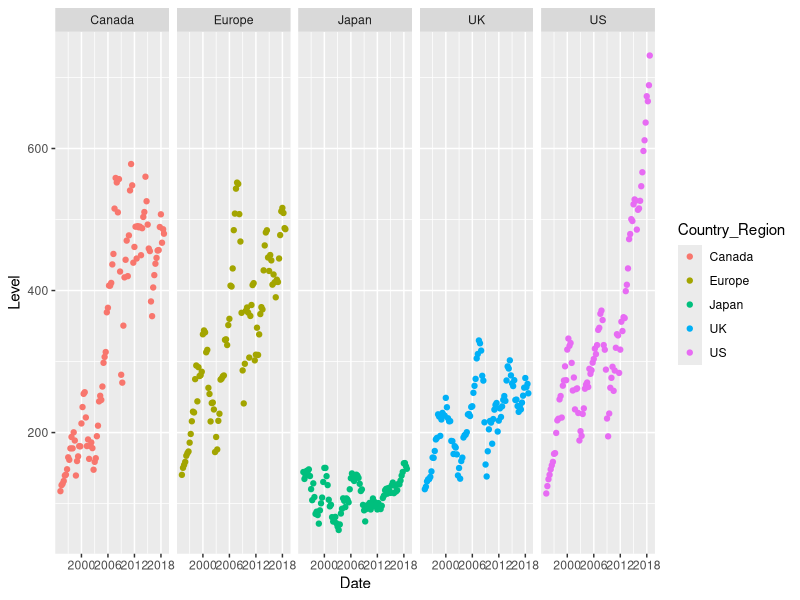
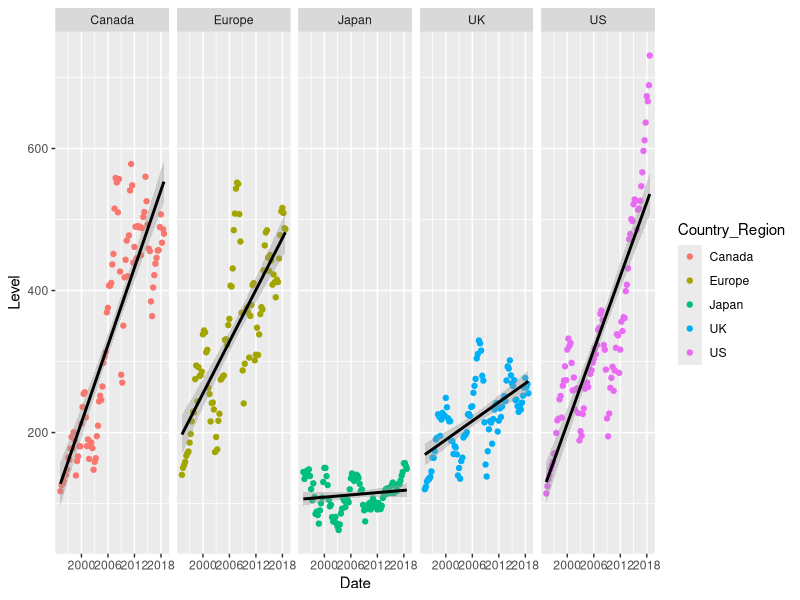
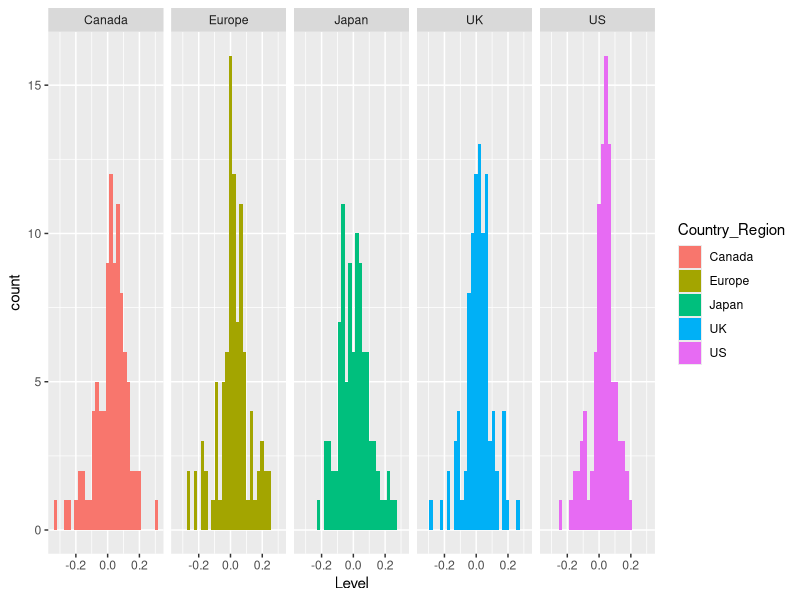

Write R code to recreate these figures, in order.
## ---- chunk 1
library(xts)
data <- read.csv("levels2.csv", header = TRUE)
data$dd.mmm.yy <- as.Date(data$dd.mmm.yy, "%d-%b-%y")
ts_df <- xts(data[, 3:7], order.by = data[, 2])
ts_df_diff <- ts_df / lag(ts_df, 1) - 1
ts_df_diff <- ts_df_diff[2:nrow(ts_df_diff), ]
## ---- chunk 2
range_matrix <- as.matrix(apply(ts_df, 2, range))
rownames(range_matrix) <- c("Low", "High")
range_matrix
## ---- chunk 3
apply(ts_df, 2, quantile)
## ---- chunk 4
range_matrix_diff <- as.matrix(apply(ts_df_diff, 2, range))
rownames(range_matrix_diff) <- c("Low", "High")
range_matrix_diff
apply(ts_df_diff, 2, quantile)
## ---- chunk 5
library(tidyr)
library(ggplot2)
df <- as.data.frame(ts_df)
df$Date <- rownames(df)
df$Date <- as.Date(df$Date, foramt = "%Y-%m-%d")
df_tall <- df %>% gather(key = "Country_Region", value = "Level", -Date)
ggplot(df_tall, aes(x = Date, y = Level, col = Country_Region)) + geom_point() + facet_wrap(. ~ Country_Region, ncol = 5) + scale_x_date(date_labels = "%Y", date_breaks = "6 years")
## ---- chunk 6
ggplot(df_tall, aes(x = Date, y = Level, col = Country_Region)) + geom_point() + geom_smooth(method = "lm", se = TRUE, col = "black") + facet_wrap(. ~ Country_Region, ncol = 5) + scale_x_date(date_labels = "%Y", date_breaks = "6 years")
## ---- chunk 7
df_diff <- as.data.frame(ts_df_diff)
df_diff$Date <- rownames(df_diff)
df_diff$Date <- as.Date(df_diff$Date, foramt = "%Y-%m-%d")
df_diff_tall <- df_diff %>% gather(key = "Country_Region", value = "Level", -Date)
ggplot(df_diff_tall, aes(x = Level, fill = Country_Region)) + geom_histogram() + facet_wrap(. ~ Country_Region, ncol = 5)
## ---- chunk 8
KS <- apply(ts_df_diff, 2, ks.test, "pnorm")
KS_pvalues <- unlist(lapply(KS, '[[', 2))
KS_pvalues <- as.matrix(t(KS_pvalues))
rownames(KS_pvalues) <- "P value"
KS_pvalues
